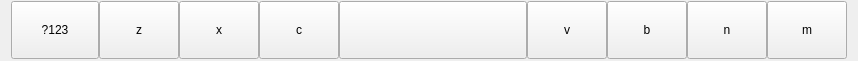
  <widget class="QWidget" name="layoutWidget">
   <property name="geometry">
    <rect>
     <x>0</x>
     <y>120</y>
     <width>801</width>
     <height>61</height>
    </rect>
   </property>
   <layout class="QHBoxLayout" name="horizontalLayout">
    <property name="spacing">
     <number>0</number>
    </property>
    <property name="sizeConstraint">
     <enum>QLayout::SetDefaultConstraint</enum>
    </property>
    <property name="topMargin">
     <number>1</number>
    </property>
    <property name="bottomMargin">
     <number>1</number>
    </property>
    <item>
     <widget class="QPushButton" name="Button_SH">
      <property name="sizePolicy">
       <sizepolicy hsizetype="Fixed" vsizetype="Fixed">
        <horstretch>0</horstretch>
        <verstretch>0</verstretch>
       </sizepolicy>
      </property>
      <property name="styleSheet">
       <string notr="true">QPushButton
{
height: 50px;
width:80px;
}</string>
      </property>
      <property name="text">
       <string>?123</string>
      </property>
     </widget>
    </item>
    <item>
     <widget class="QPushButton" name="BUtton_z">
      <property name="sizePolicy">
       <sizepolicy hsizetype="Fixed" vsizetype="Fixed">
        <horstretch>0</horstretch>
        <verstretch>0</verstretch>
       </sizepolicy>
      </property>
      <property name="styleSheet">
       <string notr="true">QPushButton
{
height: 50px;
width:50px;
}</string>
      </property>
      <property name="text">
       <string>z</string>
      </property>
      <attribute name="buttonGroup">
       <string notr="true">buttonGroup</string>
      </attribute>
     </widget>
    </item>
    <item>
     <widget class="QPushButton" name="Button_x">
      <property name="sizePolicy">
       <sizepolicy hsizetype="Fixed" vsizetype="Fixed">
        <horstretch>0</horstretch>
        <verstretch>0</verstretch>
       </sizepolicy>
      </property>
      <property name="styleSheet">
       <string notr="true">QPushButton
{
height: 50px;
width:50px;
}</string>
      </property>
      <property name="text">
       <string>x</string>
      </property>
      <attribute name="buttonGroup">
       <string notr="true">buttonGroup</string>
      </attribute>
     </widget>
    </item>
    <item>
     <widget class="QPushButton" name="Button_c">
      <property name="sizePolicy">
       <sizepolicy hsizetype="Fixed" vsizetype="Fixed">
        <horstretch>0</horstretch>
        <verstretch>0</verstretch>
       </sizepolicy>
      </property>
      <property name="styleSheet">
       <string notr="true">QPushButton
{
height: 50px;
width:50px;
}</string>
      </property>
      <property name="text">
       <string>c</string>
      </property>
      <attribute name="buttonGroup">
       <string notr="true">buttonGroup</string>
      </attribute>
     </widget>
    </item>
    <item>
     <widget class="QPushButton" name="Button_SP">
      <property name="sizePolicy">
       <sizepolicy hsizetype="Fixed" vsizetype="Fixed">
        <horstretch>0</horstretch>
        <verstretch>0</verstretch>
       </sizepolicy>
      </property>
      <property name="styleSheet">
       <string notr="true">QPushButton
{
height: 50px;
width:180px;
}</string>
      </property>
      <property name="text">
       <string/>
      </property>
      <property name="icon">
       <iconset resource="resources.qrc">
        <normaloff>:/Images/sp.svg</normaloff>:/Images/sp.svg</iconset>
      </property>
      <property name="iconSize">
       <size>
        <width>100</width>
        <height>50</height>
       </size>
      </property>
     </widget>
    </item>
    <item>
     <widget class="QPushButton" name="Button_v">
      <property name="sizePolicy">
       <sizepolicy hsizetype="Fixed" vsizetype="Fixed">
        <horstretch>0</horstretch>
        <verstretch>0</verstretch>
       </sizepolicy>
      </property>
      <property name="styleSheet">
       <string notr="true">QPushButton
{
height: 50px;
width:50px;
}</string>
      </property>
      <property name="text">
       <string>v</string>
      </property>
      <attribute name="buttonGroup">
       <string notr="true">buttonGroup</string>
      </attribute>
     </widget>
    </item>
    <item>
     <widget class="QPushButton" name="Button_b">
      <property name="sizePolicy">
       <sizepolicy hsizetype="Fixed" vsizetype="Fixed">
        <horstretch>0</horstretch>
        <verstretch>0</verstretch>
       </sizepolicy>
      </property>
      <property name="styleSheet">
       <string notr="true">QPushButton
{
height: 50px;
width:50px;
}</string>
      </property>
      <property name="text">
       <string>b</string>
      </property>
      <attribute name="buttonGroup">
       <string notr="true">buttonGroup</string>
      </attribute>
     </widget>
    </item>
    <item>
     <widget class="QPushButton" name="Button_n">
      <property name="sizePolicy">
       <sizepolicy hsizetype="Fixed" vsizetype="Fixed">
        <horstretch>0</horstretch>
        <verstretch>0</verstretch>
       </sizepolicy>
      </property>
      <property name="styleSheet">
       <string notr="true">QPushButton
{
height: 50px;
width:50px;
}</string>
      </property>
      <property name="text">
       <string>n</string>
      </property>
      <attribute name="buttonGroup">
       <string notr="true">buttonGroup</string>
      </attribute>
     </widget>
    </item>
    <item>
     <widget class="QPushButton" name="Button_m">
      <property name="sizePolicy">
       <sizepolicy hsizetype="Fixed" vsizetype="Fixed">
        <horstretch>0</horstretch>
        <verstretch>0</verstretch>
       </sizepolicy>
      </property>
      <property name="styleSheet">
       <string notr="true">QPushButton
{
height: 50px;
width:50px;
}</string>
      </property>
      <property name="text">
       <string>m</string>
      </property>
      <attribute name="buttonGroup">
       <string notr="true">buttonGroup</string>
      </attribute>
     </widget>
    </item>
   </layout>
  </widget>
